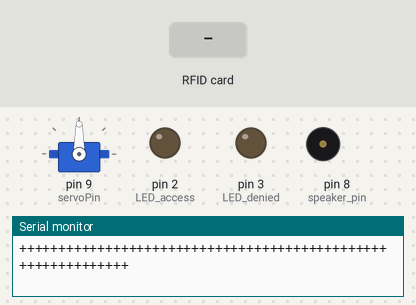
Bench run of a sketch on a simulated Arduino Uno, built with avr-gcc and run on an emulated ATmega328P. Parts: servo, output pins drawn as LEDs (lit = HIGH), buzzer (waves = sounding, pin HIGH), the last lines printed to the serial monitor. Inputs (shaded band) come from the test bench. Pins used as bus, display or sensor lines are not drawn.

Above: at 2.5 s.
2.6 s: RFID card 5E 7A 19 C4 held to the reader
At 4.4 s:
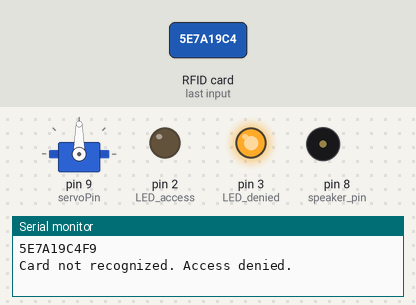
Timing chart, 0 to 6.1 s (numbered marks = the images above; inputs shaded):
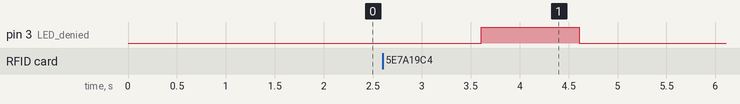

The sketch:

test_rfid_master_card.ino
```cpp
#include <SPI.h>
#include <RFID.h>
#include <Servo.h>
#include "pitches.h"
#include <Wire.h>

// definition of the RFID
RFID rfid(10,5);

byte rfidmipo[5] = {0x26,0x4C,0x53,0x8F,0xB6};
byte master[5] = {0xE5,0xCD,0x09,0x53,0x72};
// put your other cards allowed here

byte serNum[5];
byte data[5];

// definition of melodies access / welcome and rejection / error
int access_melody[] = {NOTE_A4,0,NOTE_A4,0};
int access_noteDurations[] = {8,8,8,8,8,4,8,8,8,8,8,4};
int fail_melody[] = {NOTE_G2,0,NOTE_D2,0};
int fail_noteDurations[] = {8,8,8,8,8,4};

// define pins of the LED, Buzzer and Servo-motor
int LED_access = 2;
int LED_denied = 3;
int speaker_pin = 8;
int servoPin = 9;

// define servo-motor
Servo doorLock;

void setup(){
  doorLock.attach(servoPin); // link servo motor to pin
  Serial.begin(9600); // initialize serial communication
  SPI.begin(); // initialize SPI communication for RFID
  rfid.init(); // initialize the RFID
  Serial.println("+++++++++++++++++++++++++++++++++++++++++++++++++++++++++++++");
  Serial.println("+                    RFID Doorlock (v1)                     +");
  Serial.println("+           Please choose from the following:               +");
  Serial.println("+           - Scan your card                                +");
  Serial.println("+           - Press the button to add new RFID tag#         +");
  Serial.println("+++++++++++++++++++++++++++++++++++++++++++++++++++++++++++++");
  delay(1000);
  pinMode(LED_access,OUTPUT);
  pinMode(LED_denied,OUTPUT);
  pinMode(speaker_pin,OUTPUT);
  pinMode(servoPin,OUTPUT);
}

void loop(){

  // Create a variable for each user
  boolean rfidmipo_card = false; // my card
  boolean isMaster = true;
  if (rfid.isCard()){ // found valid card
    if (rfid.readCardSerial()){ // reads the card
      delay(1000);
      data[0] = rfid.serNum[0]; // stores the serial number
      data[1] = rfid.serNum[1];
      data[2] = rfid.serNum[2];
      data[3] = rfid.serNum[3];
      data[4] = rfid.serNum[4];
    }

  //rfid.halt(); // RFID to standby
 if(data[0] < 16){
    Serial.print("0");
  }
  Serial.print(data[0],HEX);

  if(data[1] < 16){
    Serial.print("0");
  }
  Serial.print(data[1],HEX);

  if(data[2] < 16){
    Serial.print("0");
  }
  Serial.print(data[2],HEX);

  if(data[3] < 16){
    Serial.print("0");
  }
  Serial.print(data[3],HEX);

  if(data[4] < 16){
    Serial.print("0");
  }
  Serial.print(data[4],HEX);
  for(int i=0; i<5; i++){
    if(data[i] != rfidmipo[i]) rfidmipo_card = false; // if not my card, poses as fake. Here you can check the other cards allowed
  }
  Serial.println();
  for(int i=0; i<5; i++){
    //if(data[i] != rfidmipo[i]) rfidmipo_card = false; // if not my card, poses as fake. Here you can check the other cards allowed
    if(data[i] != master[i]) isMaster = false;
  }
  Serial.println();
  if (isMaster){ // A card found
    Serial.print(F("master card present."));
  }

  else{ // if an unknown card is scanned
    Serial.print("Card not recognized. Access denied."); // Prints message
    digitalWrite(LED_denied, HIGH); //Red LED lights up
    delay(1000); // waiting
    digitalWrite(LED_denied, LOW); // red LED goes out
  }
  if (rfidmipo_card){// add other users with a logical or Welcome message and access permission
    Serial.print(" Access Granted.");
    digitalWrite(LED_access,HIGH); // green LED lights up
    doorLock.write(175); // door releases
    delay(5000); // waiting
    doorLock.write(5); // gate Latch
    digitalWrite(LED_access,LOW); // green LED goes out
  }
  Serial.println();
  //delay(500);
  //rfid.halt();
  }
}
```

Measured:
- after the input at 2.6 s, pin 3 (LED_denied): LOW → HIGH after 1.0 s, → LOW 1.0 s later
